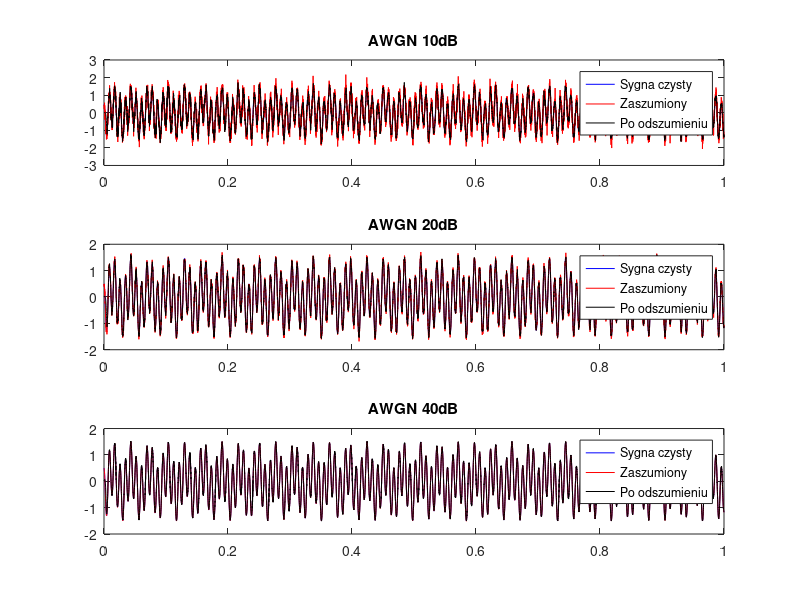

The MATLAB source for this figure:
% Co robi kod:
% Generuje sygna referencyjny skadajcy si z dwóch harmonicznych.
% Dodaje do niego szum Gaussowski o rónych poziomach mocy (10 dB, 20 dB, 40 dB)  przykad pokazano tylko dla 10 dB.
% Implementuje adaptacyjny filtr LMS do odszumienia sygnau.
% Wywietla wyniki w postaci wykresów porównujcych sygna czysty, zaszumiony i odszumiony.
% Oblicza stosunek sygnau do szumu (SNR), który jest miar efektywnoci odszumienia.

%AWGN 10 dB: Wysoki poziom szumu w stosunku do sygnau; filtr LMS prawdopodobnie bdzie mia trudnoci z dokadnym odszumieniem sygnau, co skutkuje wizualnie zauwaalnymi artefaktami na wykresie po odszumieniu.
%AWGN 20 dB: redni poziom szumu; filtracja powinna by skuteczniejsza ni w przypadku 10 dB, z mniejsz iloci artefaktów po odszumieniu.
%AWGN 40 dB: Relatywnie niski poziom szumu w porównaniu do sygnau; filtr LMS powinien by bardzo skuteczny w odszumianiu sygnau, z minimalnymi artefaktami widocznymi na wykresie.
% 
%Obliczenia SNR:
% SNR po odszumieniu:
%     Dla 10 dB: SNR powinien wzrosn, ale nieznacznie, ze wzgldu na wysoki poziom szumu pierwotnego.
%     Dla 20 dB: Oczekuje si wikszej poprawy SNR, jako e szum jest mniej intensywny.
%     Dla 40 dB: SNR po odszumieniu powinien by znacznie wyszy, pokazujc du efektywno filtru w warunkach niskiego poziomu szumu.
% 
% Praktyczne Wnioski:
% 
%     Efektywno odszumienia: Filtr LMS jest bardziej efektywny przy wyszych wartociach SNR wejciowego sygnau, co jest typowe dla wikszoci adaptacyjnych technik filtracji.
%     Wyzwania: Filtracja w warunkach niskiego SNR moe nie by w peni skuteczna, co wymaga albo zastosowania bardziej zaawansowanych technik, takich jak RLS czy filtry Kalmana, albo zwikszenia mocy sygnau przed jego przetwarzaniem.
%bd to eónica midzy sygnaem wejciowym (zaszumionym) w wyjciem filtru
%przy 40dB si dugo dostosowuje

%wiksze M - wikszy szum
%przesunicie o faz

%wiksze m - wikszy szum
%wypaszczenie amplitudy

close all;
clear all;

%% Parametry inicjalne
fs = 8000;  % Czstotliwo próbkowania [Hz]
t = 0:1/fs:1;  % Wektor czasowy od 0 do 1 sekundy
A1 = -0.5;  % Amplituda pierwszej harmonicznej
A2 = 1;     % Amplituda drugiej harmonicznej
f1 = 34.2;  % Czstotliwo pierwszej harmonicznej [Hz]
f2 = 115.5; % Czstotliwo drugiej harmonicznej [Hz]

%% Sygna referencyjny - sygna czysty
dref = A1 * cos(2 * pi * f1 * t) + A2 * cos(2 * pi * f2 * t);

%% AWGN 10 dB
d = awgn(dref, 10, 'measured');  % Dodanie biaego szumu Gaussowskiego
x = [d(1) d(1:end-1)];  % Sygna wejciowy filtru (opóniony), pierwszy element jest powielony, aby utrzyma dugo wektora
M = 90;  % Dugo filtru
mi = 0.01;  % Wspóczynnik szybkoci adaptacji
y = []; e = [];  % Inicjalizacja sygnaów wyjciowych i bdu
bx = zeros(M, 1);  % Bufor na próbki sygnau wejciowego
h = zeros(M, 1);  % Pocztkowe wagi filtru, filtr zaczyna dziaa bez wstpnej wiedzy o sygnale

for n = 1:length(x)
    bx = [x(n); bx(1:M-1)];  % Aktualizacja bufora próbkami
    y(n) = h' * bx;  % Obliczenie wyjcia filtru FIR
    e(n) = d(n) - y(n);  % Obliczenie bdu
    h = h + mi * e(n) * bx;  % Aktualizacja wag filtru (LMS)
end

%% AWGN 20 dB
d2 = awgn(dref, 20, 'measured'); 
x2 = [d2(1) d2(1:end-1)]; 
y2 = []; e2 = []; 
bx2 = zeros(M,1); 
h2 = zeros(M,1); 

for m = 1 : length(x2)
    bx2 = [x2(m); bx2(1:M-1)]; 
    y2(m) = h2' * bx2; 
    e2(m) = d2(m) - y2(m);
    h2 = h2 + mi * e2(m) * bx2; 
end

%% AWGN 40 dB
d4 = awgn(dref, 40,'measured'); 
x4 = [d4(1) d4(1:end-1)]; 
y4 = []; e4 = []; 
bx4 = zeros(M,1); 
mi4 = 0.03;  % Zwikszony wspóczynnik szybkoci adaptacji dla wyszego szumu
h4 = zeros(M,1); 

for j = 1 : length(x4)
    bx4 = [x4(j); bx4(1:M-1)]; 
    y4(j) = h4' * bx4; 
    e4(j) = d4(j) - y4(j); 
    h4 = h4 + mi4 * e4(j) * bx4; 
end

%% Wykresy
figure(1);

subplot(3,1,1);
plot(t, dref, 'b', t, d, 'r', t, y, 'k');
title('AWGN 10dB');
legend('Sygna czysty', 'Zaszumiony', 'Po odszumieniu');

subplot(3,1,2);
plot(t, dref, 'b', t, d2, 'r', t, y2, 'k');
title('AWGN 20dB');
legend('Sygna czysty', 'Zaszumiony', 'Po odszumieniu');

subplot(3,1,3);
plot(t, dref, 'b', t, d4, 'r', t, y4, 'k');
title('AWGN 40dB');
legend('Sygna czysty', 'Zaszumiony', 'Po odszumieniu');

%% Obliczenie SNR dla kadego poziomu szumu
SNR10 = 10 * log10((1/fs * sum(dref.^2)) / (1/fs * sum((dref - y).^2)));
display(SNR10);

SNR20 = 10 * log10((1/fs * sum(dref.^2)) / (1/fs * sum((dref - y2).^2)));
display(SNR20);

SNR40 = 10 * log10((1/fs * sum(dref.^2)) / (1/fs * sum((dref - y4).^2)));
display(SNR40);